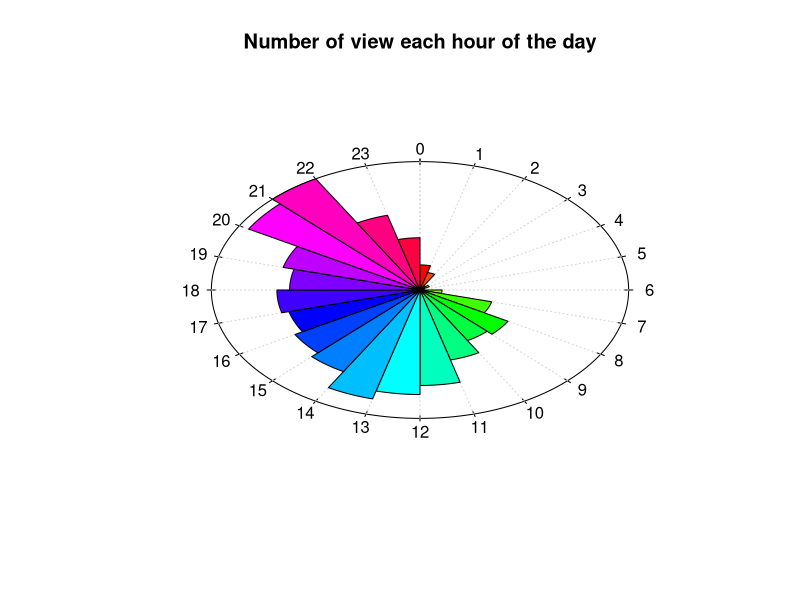

The R script that drew this image: (Note: this script raises an error after producing the figure.)
library(readr)
library(dplyr)
library(lubridate)
library(ggplot2)
library(gridExtra)
library(cowplot)
library(gridGraphics)
library(tidyverse)
library(RColorBrewer)


#----------------------------------------------------------
#Number of views per each hour a of the day
#---------------------------------------------------------------------------------

dataset <- read_csv("videos.csv")

jhds <- mutate(dataset, just_hour = hour(dataset$hour))

nov_in_time <- jhds %>%
  group_by(just_hour) %>% 
  summarise(time = n())

x = c(nov_in_time$time)

# Clock plot function
clock.plot <- function (x, col = rainbow(n), ...) {
  if( min(x)<0 ) x <- x - min(x)
  if( max(x)>1 ) x <- x/max(x)
  n <- length(x)
  if(is.null(names(x))) names(x) <- 0:(n-1)
  m <- 1.5
  plot(0, type = 'n', xlim = c(-m,m), ylim = c(-m,m), axes = F, xlab = '', ylab = '', ...)
  a <- pi/2 - 2*pi/200*0:200
  polygon( cos(a), sin(a) )
  v <- .02
  a <- pi/2 - 2*pi/n*0:n
  segments( (1+v)*cos(a), (1+v)*sin(a), (1-v)*cos(a), (1-v)*sin(a) )
  segments( cos(a), sin(a),0, 0, col = 'light grey', lty = 3) 
  ca <- -2*pi/n*(0:50)/50
  for (i in 1:n) {
    a <- pi/2 - 2*pi/n*(i-1)
    b <- pi/2 - 2*pi/n*i
    polygon( c(0, x[i]*cos(a+ca), 0), c(0, x[i]*sin(a+ca), 0), col=col[i] )
    v <- .1
    text((1+v)*cos(a), (1+v)*sin(a), names(x)[i])
  }
  p1 <- recordPlot()
  return (p1)
}

# Use the function on the created data
p <- clock.plot(x, main = "Number of view each hour of the day")



#----------------------------------------------------------
#Number of vews per video
#---------------------------------------------------------------------------------

nov_per_video <- dataset %>% group_by(episode) %>%
                    summarise(nov = n())



# Let's create a vector of data:
my_vector=c(nov_per_video$nov)
names(my_vector)=paste("episode: ", c(nov_per_video$episode),sep="")

#create color palette:

# plot
par(mar=c(7,3,3,3))
a=barplot(my_vector, col=coul , las=1, names.arg="") 
text(a[,1], -30, srt = 60, adj= 1, xpd = TRUE, labels = names(my_vector) , cex=1.2)

p2 <- recordPlot()

plot_grid(p, p2, ncol = 1, align = 'v')

#----------------------------------------------------------
## Number of logged vs number of unknown users
#-------------------------------------------------------------------


users <- jhds %>%
  group_by(logged, episode) %>% 
  summarise(nov = n())

users_spreaded <- spread(users, logged, nov )

ggplot(data=users, aes(x=episode, y=nov, fill=logged)) +
  labs(x="Episode", y = "Number of Views", fill="Logged") +
  geom_bar(stat="identity", position=position_dodge())+
  scale_fill_brewer(palette="Set2") +
  
  theme_minimal()


#---------------------------------------------------------------
#Episode watching time
#--------------------------------------------------------------------

watching_time <- dataset %>%
                  group_by(episode) %>%
                    summarise(average = mean(watchingTime), duration_corrected = mean(duration))

watching_time <- mutate(watching_time, percentage = (watching_time$average / watching_time$duration_corrected) * 100)



# make data
data=data.frame(group=watching_time$episode , value=watching_time$percentage )

palette <- c("dodgerblue1", "skyblue4", "chocolate1", "seagreen4",
             "bisque3", "red4", "purple4", "mediumpurple3",
             "maroon", "dodgerblue4", "skyblue2", "darkcyan",
             "darkslategray3", "lightgreen", "bisque",
             "palevioletred1", "black", "gray79", "lightsalmon4",
             "darkgoldenrod1")

# Usual bar plot :
ggplot(data, aes(x = group, y = value ,fill = group )) + 
  geom_bar(width = 0.85, stat="identity")

ggplot(data=data, aes(x=group, y=value)) +
  labs(x="Episode", y = "Average Watching Time") +
  geom_bar(stat="identity", position=position_dodge())+
  scale_fill_manual(palette=palette) +
  theme_minimal()


#---------------------------------------------------------------
#Where the most people stopped watching
#--------------------------------------------------------------------
stopped <- spread(dataset, episode, watchingTime )

stopped <- dataset[,c(7,9,10)]

stopped <- mutate(stopped, percentage = round((stopped$watchingTime / stopped$duration) * 100) )

how_much <- stopped %>%
              group_by(episode, percentage) %>%
                summarise(value = n())

first = filter(how_much, episode == 1)
second = filter(how_much, episode == 2)
third = filter(how_much, episode == 3)
four = filter(how_much, episode == 4)
five = filter(how_much, episode == 5)
six = filter(how_much, episode == 6)
seven = filter(how_much, episode == 7)
eight = filter(how_much, episode == 8)
nine = filter(how_much, episode == 9)
ten = filter(how_much, episode == 10)
eleven = filter(how_much, episode == 11)
twelve = filter(how_much, episode == 12)
thirteen = filter(how_much, episode == 13)

p<-ggplot(how_much, aes(x=value, y=percentage, group=episode)) +
  geom_line(aes(color=episode))+
  geom_point(aes(color=episode))
